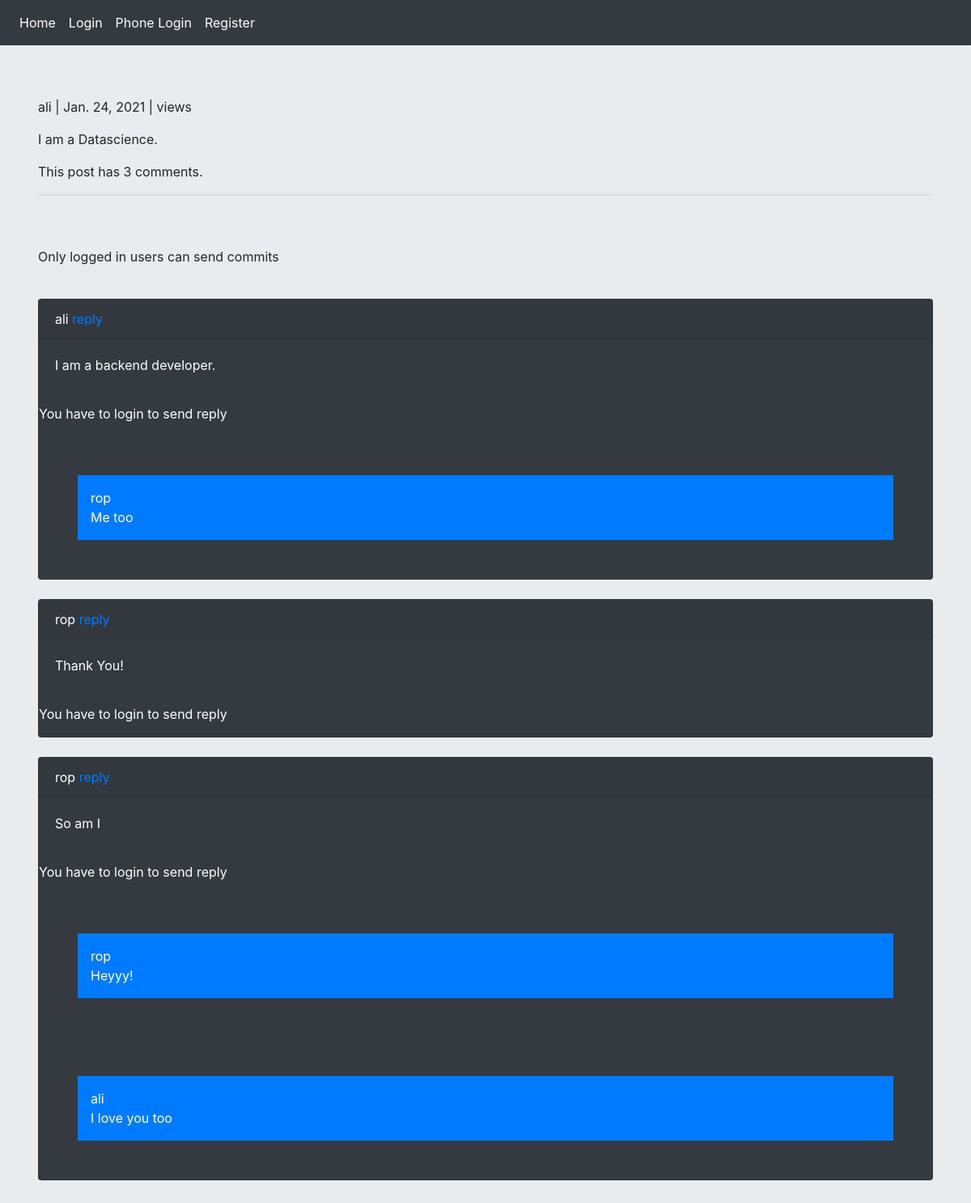
/2021/1/24/i-am-a-datascience/, run on the app's committed database.
### posts/models.py (models this page shows, shortened)
class Post(models.Model):
    user = models.ForeignKey(User, on_delete=models.CASCADE)
    body = models.TextField(max_length=500)
    slug = models.SlugField(max_length=200)
    created = models.DateTimeField(auto_now_add=True)

class Comment(models.Model):
    user = models.ForeignKey(User, on_delete=models.CASCADE, related_name='ucomment')
    post = models.ForeignKey(Post, on_delete=models.CASCADE, related_name='pcomment')
    reply = models.ForeignKey('self', on_delete=models.CASCADE, null=True, blank=True, related_name='rcomment')
    is_reply = models.BooleanField(default=False)
    body = models.TextField(max_length=400)
    created = models.DateTimeField(auto_now_add=True)
    class Meta:
        ordering = ('-created',)

### posts/views.py (the view)
# urls.py: path('<int:year>/<int:month>/<int:day>/<slug:slug>/', views.post_detail, name='post_detail'),
def post_detail(request, year, month, day, slug):
    post = get_object_or_404(Post, created__year=year, created__month=month, created__day=day, slug=slug)
    comments = Comment.objects.filter(post=post, is_reply=False)
    reply_form = AddReplyForm()
    redis_con.hsetnx('post_views',post.id, 0)
    rviews = redis_con.hincrby('post_views', post.id)
    can_like = False
    if request.user.is_authenticated:
        if post.user_can_like(request.user):
            can_like = True
    if request.method == 'POST':
        form = AddCommentForm(request.POST)
        if form.is_valid():
            new_Comment = form.save(commit=False)
            new_Comment.post = post
            new_Comment.user = request.user
            new_Comment.save()
            messages.success(request, 'Your comment submitted successfully.', 'success')
    else:
        form = AddCommentForm()
    return render(request, 'posts/post_detail.html',
                  {'post': post, 'comments': comments, 'form': form, 'reply': reply_form, 'can_like': can_like,'rviews':rviews})

### posts/templates/posts/post_detail.html (shortened to what this page needs)
{% extends 'base.html' %}
{% block content %}
    <div class="container">
        <p>{{ post.user }} | {{ post.created|date }} | {{ rviews }} views</p>
        <p>{{ post.body }}</p>
        <p>This post has {{ comments.count }} comment{{ comments.count|pluralize }}.</p>
        <hr>
        <br>
    <br>
        {% if request.user.is_authenticated %}
            <form action="" method="post">
                {% csrf_token %}
                {{ form.as_p }}
                <input type="submit" value="Send" class="btn btn-primary"><br>
            </form>
        {% else %}
            <p>Only logged in users can send commits</p>
        {% endif %}<br>
        {% for comment in comments %}
            <div class="card bg-dark text-white">
                <p class="card-header">{{ comment.user }}<a href="">  reply</a></p>
                <p class="card-body">{{ comment.body }}</p>
                {% if request.user.is_authenticated %}
                <div class="card-body" style="display: none">
                    <form action="{% url 'posts:add_reply' post.id comment.id %}" method="post">
                        {% csrf_token %}
                        {{ reply.as_p }}
                        <input type="submit" value="Send" name="" id="">
                    </form>
                </div>
                {% else %}
                    <p>You have to login to send reply</p>
                {% endif %}
                {% for reply in comment.rcomment.all %}
                    <p class="bg-primary text-white p-3 m-5">{{ reply.user }} <br> {{ reply.body }}</p>
                {% endfor %}
            </div><br>
        {% empty %}
            <p>There is no comment</p>
        {% endfor %}<br>
    </div>
{% endblock %}

### templates/base.html (shortened to what this page needs)
<!DOCTYPE html>
<html lang="en">
<head>
<link rel="stylesheet" href="https://stackpath.bootstrapcdn.com/bootstrap/4.4.1/css/bootstrap.min.css">
</head>
<body>
    {% include 'inc/navbar.html' %}
    <div class="jumbotron">
        {% block content %} {% endblock %}
    </div>
</body>
</html>

### templates/inc/navbar.html
<nav class="navbar navbar-expand-lg navbar-dark bg-dark">
    <div class="navbar-nav">
        <a class="nav-item nav-link active" href="{% url 'posts:all_posts' %}">Home</a>
        {% if request.user.is_authenticated %}
        <a class="nav-item nav-link active" href="{% url 'account:logout' %}">Logout</a>
        {% else %}
        <a class="nav-item nav-link active" href="{% url 'account:login' %}">Login</a>
        <a class="nav-item nav-link active" href="{% url 'account:phone_login' %}">Phone Login</a>
        <a class="nav-item nav-link active" href="{% url 'account:register' %}">Register</a>
        {% endif %}
    </div>
</nav>

### data on the page
Post: user "ali", created "Jan. 24, 2021", body "I am a Datascience."
Comment: user "ali", body "I am a backend developer."
Comment: user "rop", body "Me too"
Comment: user "rop", body "Thank You!"
Comment: user "rop", body "So am I"
Comment: user "rop", body "Heyyy!"
Comment: user "ali", body "I love you too"

### other printed values
{{ comments.count }} "3"
